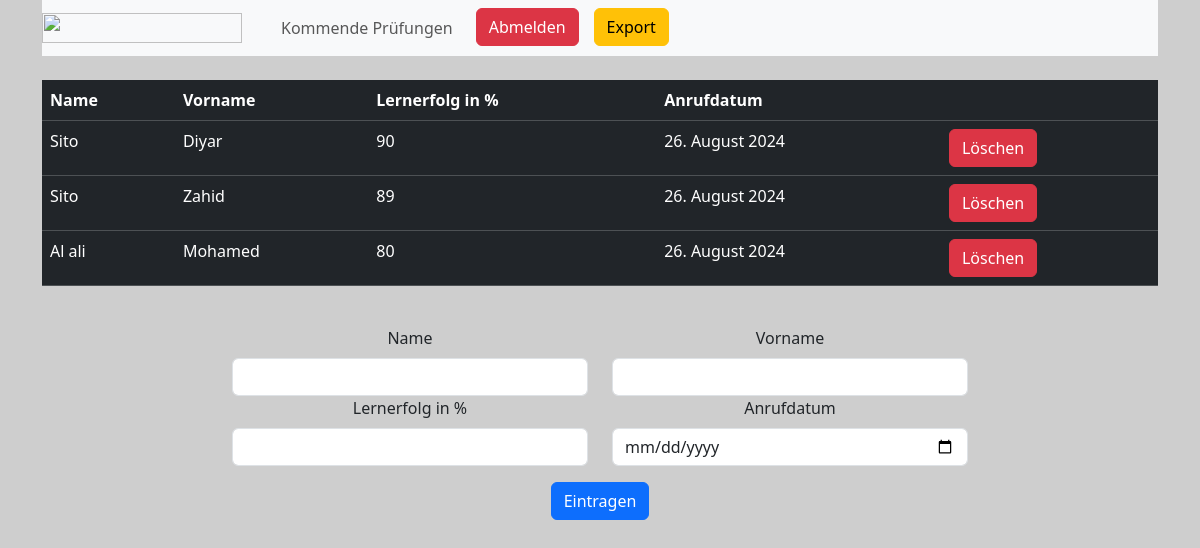
/theorie/ (signed in), run on the app's committed database.
### fahrschulemanager_fullstack/models.py (models this page shows, shortened)
class PrüflingeTheorie(models.Model):
    name = models.CharField(blank=False, max_length=255)
    vorname = models.CharField(blank=False, max_length=255)
    lernerfolg = models.BigIntegerField(blank=False, null=False)
    anrufdatum = models.DateField(blank=False, null=True)

### fahrschulemanager_fullstack/views.py (the view, shortened to what this page needs)
# urls.py: path('theorie/', views.theories, name='theorie'),
@csrf_exempt
def theories(request):
    pruefungTheorie = PrüflingeTheorie.objects.all().order_by('anrufdatum', '-lernerfolg')
    theorieForm = TheorieForm()
    achtungText = ''
    highlighted_users = set()
    date_max_lernerfolg = pruefungTheorie.values('anrufdatum').annotate(max_lernerfolg=Max('lernerfolg'))
    for item in date_max_lernerfolg:
        highlighted_user = pruefungTheorie.filter(
            anrufdatum=item['anrufdatum'],
            lernerfolg=item['max_lernerfolg']
        ).first()
        if highlighted_user:
            highlighted_users.add(highlighted_user.id)
    for datum in pruefungTheorie:
        if datePrf > str(datum.anrufdatum):
            PrüflingeTheorie.objects.filter(anrufdatum=datum.anrufdatum).delete()
    context = {
        "pruefungTheorie": pruefungTheorie,
        "theoieForm": theorieForm,
        "achtungText": achtungText,
        "highlighted_users": highlighted_users
    }
    return render(request, "theorie.html", context)

### fahrschulemanager_fullstack/forms.py
class TheorieForm(forms.ModelForm):
    class Meta:
        model = PrüflingeTheorie
        fields = "__all__"
        widgets = {
            "name": TextInput(attrs={'class': 'form-control'}),
            "vorname": TextInput(attrs={'class': 'form-control'}),
            "lernerfolg": TextInput(attrs={'class': 'form-control'}),
            "anrufdatum": DateInput(attrs={'class': 'form-control', 'type': 'date'}, format='%Y-%m-%d')
        }

### fahrschulemanager_fullstack/templates/theorie.html (shortened to what this page needs)
<!DOCTYPE html>
<html lang="en">
{% load static %}
<head>
    <link href="https://cdn.jsdelivr.net/npm/bootstrap@5.3.3/dist/css/bootstrap.min.css" rel="stylesheet">
    <link href="{% static 'styles/styles.css' %}" rel="stylesheet">
</head>
<body class="d-flex justify-content-center align-items-center" style="background: #cecece">
{% if user.is_authenticated %}
    {% if user.is_staff %}
    <div class="container text-center">
        <nav class="navbar navbar-expand-lg navbar-light bg-light">
            <a class="navbar-brand" href="/">
                <img src="https://fahrschulediyar.de/wp-content/uploads/2022/02/FD_logo.svg" width="200" height="30" class="d-inline-block align-top" alt="">
            </a>
            <div class="collapse navbar-collapse" id="navbarNav">
                <ul class="navbar-nav">
                    <li class="nav-item">
                        <a class="nav-link" href="/pruefungen">Kommende Prüfungen</a>
                    </li>
                    <li class="nav-item" style="display: flex; align-content: flex-end; float: right">
                        <form action="" method="post">
                            <button class="btn btn-danger" type="submit" name="logout">Abmelden</button>
                        </form>
                    </li>
                    <li class="nav-item" style="display: flex; align-content: flex-end; float: right">
                        <form action="" method="post">
                            <button class="btn btn-warning" type="submit" name="export">Export</button>
                        </form>
                    </li>
                </ul>
            </div>
        </nav>
        <div class="mb-4">
            <div class="table-responsive scrollable-table">
                <table class="table table-dark">
                    <thead>
                        <tr>
                            <th scope="col">Name</th>
                            <th scope="col">Vorname</th>
                            <th scope="col">Lernerfolg in %</th>
                            <th scope="col">Anrufdatum</th>
                            <th scope="col"></th>
                        </tr>
                    </thead>
                    <tbody>
                        {% for item in pruefungTheorie %}
                        <tr class="{% if item.id in highlighted_users %}highlight{% endif %}">
                            <td>{{ item.name }}</td>
                            <td>{{ item.vorname }}</td>
                            <td>{{ item.lernerfolg }}</td>
                            <td>{{ item.anrufdatum }}</td>
                            <td>
                                <form action="" method="post">
                                    <button class="btn btn-danger" type="submit" name="lösche">Löschen</button>
                                </form>
                            </td>
                        </tr>
                        {% endfor %}
                    </tbody>
                </table>
            </div>
        </div>
        <div class="row justify-content-center mb-4">
            <form id="form" method="POST" class="col-12 col-md-8">
                <div class="row mb-3">
                    <div class="col-md-6">
                        <label for="name" class="form-label">Name</label>
                        {{ theoieForm.name }}
                    </div>
                    <div class="col-md-6">
                        <label for="name" class="form-label">Vorname</label>
                        {{ theoieForm.vorname }}
                    </div>
                    <div class="col-md-6">
                        <label for="prüfungsdatum" class="form-label">Lernerfolg in %</label>
                        {{ theoieForm.lernerfolg }}
                    </div>
                    <div class="col-md-6">
                        <label for="prüfungsdatum" class="form-label">Anrufdatum</label>
                        {{ theoieForm.anrufdatum }}
                    </div>
                </div>
                <div class="row">
                    <div class="col-12">
                        <button type="submit" class="btn btn-primary" name="anmelden">Eintragen</button>
                    </div>
                </div>
            </form>
        </div>
    </div>
    {% else %}
    <div class="container text-center">
        <h1>Kein Zugriff</h1>
        <a href="/">Zurück zum Login</a>
    </div>
    {% endif %}
{% else %}
    <div class="container text-center">
        <h1>Kein Zugriff oder bist Abgemeldet</h1>
        <a href="/">Zurück zum Login</a>
    </div>
{% endif %}
</body>
</html>

### fahrschulemanager_fullstack/static/styles/styles.css (style rules this page uses)
:root { --primary-color: #3a4052; }
.nav-item { justify-content: space-around; margin-left: 15px; }
@media screen and (max-width: 1678px) { img { min-width: 50px; display: flex; } }

### fahrschulemanager_fullstack/templates/theorie.html (style rules this page uses)
.highlight { background-color: yellow !important; }
.scrollable-table { max-height: 250px; overflow-y: auto; }
table { width: 100%; border-collapse: collapse; }
thead th { position: sticky; top: 0; background-color: #f2f2f2; z-index: 1; }
th, td { padding: 10px; text-align: left; }
.nav-item { justify-content: space-between; margin-left: 15px; }

### data on the page
PrüflingeTheorie: name "Sito", vorname "Diyar", lernerfolg "90", anrufdatum "26. August 2024"
PrüflingeTheorie: name "Sito", vorname "Zahid", lernerfolg "89", anrufdatum "26. August 2024"
PrüflingeTheorie: name "Al ali", vorname "Mohamed", lernerfolg "80", anrufdatum "26. August 2024"
